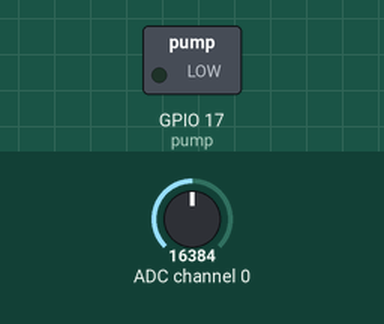
Recording of a program running on a simulated Raspberry Pi (BCM pin numbers). Shown: switched loads named in the program (green lamp = pin HIGH). Inputs (shaded band) come from the test bench; at power-on: ADC channel 0 = 16384 (analog values on the 0–32767 scale). What the program prints to the terminal is not drawn. At 1.4 s the program stops and its outputs stay as they are.

Above: at 0.21 s.
Timing chart, 0 to 2.9 s (numbered marks = the images above):
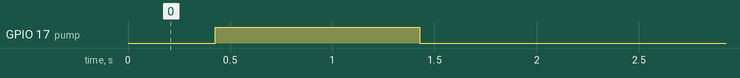

Measured:
- by itself, GPIO 17 (pump): LOW → HIGH at 0.43 s, → LOW 1.0 s later

The program:

check_n_water.py
```python
import time

import adafruit_ads1x15.ads1115 as ADS
import board
import busio
from adafruit_ads1x15.analog_in import AnalogIn
from gpiozero import OutputDevice

# --- CONFIGURATION ---
# GPIO 17 corresponds to Pin 11 on the header
PUMP_PIN = 17

# Set threshold based on your plant's needs (e.g., 30% moisture)
MOISTURE_THRESHOLD = 30.0

# Duration to run the pump in seconds
WATERING_DURATION = 1.0

# --- CALIBRATION CONSTANTS (From your measurements) ---
V_DRY = 2.2
V_WET = 1.0

# --- HARDWARE INITIALIZATION ---
try:
    i2c = busio.I2C(board.SCL, board.SDA)
    ads = ADS.ADS1115(i2c)
    ads.gain = 1
    # Using '0' directly to avoid the namespace attribute error
    chan = AnalogIn(ads, 0)
except Exception as e:
    print(f"Error initializing ADC: {e}")
    exit(1)

# Initialize Pump Relay
pump = OutputDevice(PUMP_PIN, active_high=True, initial_value=False)


def get_stabilized_moisture():
    """
    Performs multiple readings to stabilize the ADC sampling capacitor.
    The first reading after power-up is often inaccurate.
    """
    read_count = 3
    delay_between_reads = 0.2
    last_percentage = 0.0

    print(f"Sampling moisture ({read_count} passes for stability)...")

    for i in range(1, read_count + 1):
        voltage = chan.voltage
        # Mapping formula: ((V_dry - V_curr) / (V_dry - V_wet)) * 100
        percentage = ((V_DRY - voltage) / (V_DRY - V_WET)) * 100
        last_percentage = max(0, min(100, round(percentage, 1)))

        print(f"  Reading {i}: {last_percentage}% ({round(voltage, 3)}V)")

        if i < read_count:
            time.sleep(delay_between_reads)

    return last_percentage


def check_and_water():
    """Checks moisture and triggers pump if necessary."""
    current_moisture = get_stabilized_moisture()
    print(f"Final Moisture Value: {current_moisture}%")

    if current_moisture < MOISTURE_THRESHOLD:
        print(
            f"Moisture is below {MOISTURE_THRESHOLD}%. Starting pump for {WATERING_DURATION}s..."
        )
        pump.on()
        time.sleep(WATERING_DURATION)
        pump.off()
        print("Watering complete.")
    else:
        print("Moisture level is sufficient. No watering needed.")


if __name__ == "__main__":
    check_and_water()
```
